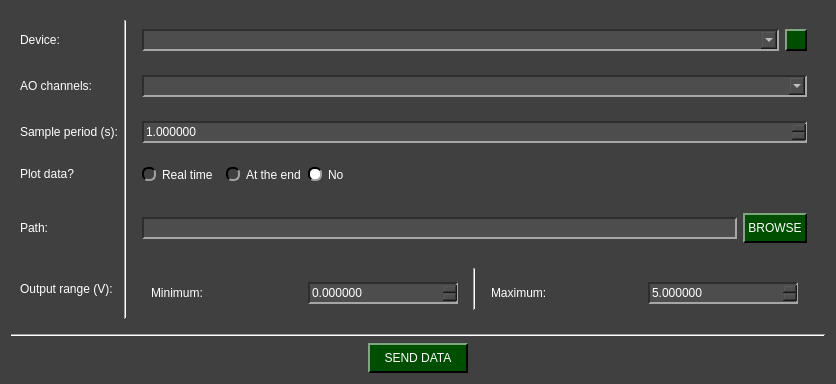
<?xml version="1.0" encoding="UTF-8"?>
<ui version="4.0">
 <class>NIDAQ_SendData_W</class>
 <widget class="QWidget" name="NIDAQ_SendData_W">
  <property name="geometry">
   <rect>
    <x>0</x>
    <y>0</y>
    <width>836</width>
    <height>384</height>
   </rect>
  </property>
  <property name="windowTitle">
   <string>Form</string>
  </property>
  <property name="styleSheet">
   <string notr="true">QComboBox QAbstractItemView {
    background-color: rgb(77, 77, 77);
}

QComboBox QAbstractItemView::item:focus{
    background-color: rgb(140, 140, 140);
}

QDoubleSpinBox{
	background-color: rgb(77, 77, 77);
	
	border-top: 1.5px solid rgb(46, 46, 46);
	border-left: 1.5px solid rgb(46, 46, 46);

	border-bottom: 1.5px solid rgb(166, 166, 166);
	border-right: 1.5px solid rgb(166, 166, 166);
}

QDoubleSpinBox::up-button{
    image: url(:/imgs/imgs/drop_up_arrow.png);
	width: 11px;

	background-color: rgb(0, 79, 0);
	border-top: 1.5px solid rgb(127, 167, 127);
	border-left: 1.5px solid rgb(127, 167, 127);

	border-bottom: 1.5px solid rgb(0, 0, 0);
	border-right: 1.5px solid rgb(0, 0, 0);
}

QDoubleSpinBox::up-button:pressed{
	border: 2px solid rgb(255, 255, 255);
}

QDoubleSpinBox::up-button:hover{
	background-color: rgb(0, 50, 0);
}

QDoubleSpinBox::down-button{
    image: url(:/imgs/imgs/drop_down_arrow.png);
	width: 11px;

	background-color: rgb(0, 79, 0);
	border-top: 1.5px solid rgb(127, 167, 127);
	border-left: 1.5px solid rgb(127, 167, 127);

	border-bottom: 1.5px solid rgb(0, 0, 0);
	border-right: 1.5px solid rgb(0, 0, 0);
}

QDoubleSpinBox::down-button:pressed{
	border: 2px solid rgb(255, 255, 255);
}

QDoubleSpinBox::down-button:hover{
	background-color: rgb(0, 50, 0);
}

QWidget#NIDAQ_SendData_W{
	background-color: rgb(64, 64, 64);
}

QWidget{
	color: rgb(255, 255, 255);
}

QComboBox{
	background-color: rgb(77, 77, 77);
	
	border-top: 1.5px solid rgb(46, 46, 46);
	border-left: 1.5px solid rgb(46, 46, 46);

	border-bottom: 1.5px solid rgb(166, 166, 166);
	border-right: 1.5px solid rgb(166, 166, 166);
}


QComboBox::drop-down{
	image: url(:/imgs/imgs/drop_down_arrow.png);
	width: 11px;

	background-color: rgb(0, 79, 0);
	border-top: 2px solid rgb(127, 167, 127);
	border-left: 2px solid rgb(127, 167, 127);

	border-bottom: 2px solid rgb(0, 0, 0);
	border-right: 2px solid rgb(0, 0, 0);
}

QComboBox::drop-down:hover{
	background-color: rgb(0, 50, 0);
}

QComboBox::drop-down:pressed{
	border: 2px solid rgb(255, 255, 255);
}

QPushButton{
	background-color: rgb(0, 79, 0);

	border-top: 1.5px solid rgb(127, 167, 127);
	border-left: 1.5px solid rgb(127, 167, 127);

	border-bottom: 1.5px solid rgb(0, 0, 0);
	border-right: 1.5px solid rgb(0, 0, 0);

	
	font: 12pt &quot;Helvetica&quot;;
	text-align:center;
}

QWidget{
	font: 12pt &quot;Helvetica&quot;;
}

QPushButton:hover{
	background-color: rgb(0, 50, 0);
}

QPushButton:pressed{
	border: 2px solid rgb(255, 255, 255);
}

QLineEdit{
	background-color: rgb(77, 77, 77);
	border-top: 1.5px solid rgb(46, 46, 46);
	border-left: 1.5px solid rgb(46, 46, 46);

	border-bottom: 1.5px solid rgb(166, 166, 166);
	border-right: 1.5px solid rgb(166, 166, 166);
}

QRadioButton::indicator{
	border-radius: 6px;
	border-top: 1.5px solid rgb(0, 0, 0);
	border-left: 1.5px solid rgb(0, 0, 0);

	border-bottom: 1.5px solid rgb(160, 160, 160);
	border-right: 1.5px solid rgb(160, 160, 160);
}

QRadioButton::indicator::checked{
	background-color: white;
}

QRadioButton::indicator::unchecked:hover{
	background-color: #9F9F9F;
}

QRadioButton::indicator::pressed{
	border: 1.5px solid #505050
}

QPushButton#reload_devices{
	image: url(:/imgs/imgs/reload.png);
	width: 11px;
	background-color: rgb(0, 79, 0);

	border-top: 1.5px solid rgb(127, 167, 127);
	border-left: 1.5px solid rgb(127, 167, 127);

	border-bottom: 1.5px solid rgb(0, 0, 0);
	border-right: 1.5px solid rgb(0, 0, 0);

	
	font: 12pt &quot;Helvetica&quot;;
	text-align:center;
}

QPushButton#reload_devices:hover{
	background-color: rgb(0, 50, 0);
}

QPushButton#reload_devices:pressed{
	border: 2px solid rgb(255, 255, 255);
}
</string>
  </property>
  <layout class="QGridLayout" name="gridLayout_2">
   <item row="0" column="0">
    <widget class="QWidget" name="widget" native="true">
     <layout class="QGridLayout" name="gridLayout">
      <item row="0" column="2">
       <widget class="QWidget" name="widget_2" native="true">
        <layout class="QGridLayout" name="gridLayout_3">
         <item row="0" column="0">
          <widget class="QComboBox" name="device_combo">
           <property name="minimumSize">
            <size>
             <width>0</width>
             <height>22</height>
            </size>
           </property>
           <property name="maximumSize">
            <size>
             <width>16777215</width>
             <height>22</height>
            </size>
           </property>
          </widget>
         </item>
         <item row="0" column="1">
          <widget class="QPushButton" name="reload_devices">
           <property name="minimumSize">
            <size>
             <width>22</width>
             <height>22</height>
            </size>
           </property>
           <property name="maximumSize">
            <size>
             <width>22</width>
             <height>22</height>
            </size>
           </property>
           <property name="text">
            <string/>
           </property>
          </widget>
         </item>
        </layout>
       </widget>
      </item>
      <item row="1" column="0">
       <widget class="QLabel" name="label_2">
        <property name="minimumSize">
         <size>
          <width>0</width>
          <height>30</height>
         </size>
        </property>
        <property name="maximumSize">
         <size>
          <width>16777215</width>
          <height>30</height>
         </size>
        </property>
        <property name="text">
         <string>AO channels:</string>
        </property>
       </widget>
      </item>
      <item row="1" column="2">
       <widget class="QWidget" name="widget_3" native="true">
        <layout class="QGridLayout" name="gridLayout_4">
         <item row="0" column="0">
          <widget class="QComboBox" name="channel_combo">
           <property name="minimumSize">
            <size>
             <width>0</width>
             <height>22</height>
            </size>
           </property>
           <property name="maximumSize">
            <size>
             <width>16777215</width>
             <height>22</height>
            </size>
           </property>
          </widget>
         </item>
        </layout>
       </widget>
      </item>
      <item row="3" column="2" alignment="Qt::AlignmentFlag::AlignLeft">
       <widget class="QWidget" name="widget_7" native="true">
        <layout class="QHBoxLayout" name="horizontalLayout">
         <item>
          <widget class="QRadioButton" name="yes_rt_plot_radio">
           <property name="text">
            <string>Real time</string>
           </property>
           <property name="checked">
            <bool>false</bool>
           </property>
           <attribute name="buttonGroup">
            <string notr="true">plot_radio_group</string>
           </attribute>
          </widget>
         </item>
         <item>
          <widget class="QLabel" name="label_warning">
           <property name="toolTip">
            <string>&lt;html&gt;&lt;head/&gt;&lt;body&gt;&lt;p&gt;&lt;span style=&quot; font-size:16pt;&quot;&gt;Selecting Real Time may reduce your acquisition performance if you need to collect data at high frequencies ( sample period &amp;lt; 0.05 s ). We suggest plotting at the end of the acquisition if you don't want to be affected.&lt;/span&gt;&lt;/p&gt;&lt;/body&gt;&lt;/html&gt;</string>
           </property>
           <property name="text">
            <string>&lt;html&gt;&lt;head/&gt;&lt;body&gt;&lt;p&gt;&lt;img src=&quot;:/imgs/imgs/Warning_logo.png&quot;/&gt;&lt;/p&gt;&lt;/body&gt;&lt;/html&gt;</string>
           </property>
          </widget>
         </item>
         <item>
          <widget class="QRadioButton" name="yes_ate_plot_radio">
           <property name="text">
            <string>At the end</string>
           </property>
           <attribute name="buttonGroup">
            <string notr="true">plot_radio_group</string>
           </attribute>
          </widget>
         </item>
         <item>
          <widget class="QRadioButton" name="no_plot_radio">
           <property name="text">
            <string>No</string>
           </property>
           <property name="checked">
            <bool>true</bool>
           </property>
           <attribute name="buttonGroup">
            <string notr="true">plot_radio_group</string>
           </attribute>
          </widget>
         </item>
        </layout>
       </widget>
      </item>
      <item row="5" column="2">
       <widget class="QWidget" name="widget_9" native="true">
        <property name="minimumSize">
         <size>
          <width>0</width>
          <height>50</height>
         </size>
        </property>
        <property name="maximumSize">
         <size>
          <width>16777215</width>
          <height>50</height>
         </size>
        </property>
        <layout class="QHBoxLayout" name="horizontalLayout_3">
         <item alignment="Qt::AlignmentFlag::AlignVCenter">
          <widget class="QLineEdit" name="path_line_edit">
           <property name="minimumSize">
            <size>
             <width>0</width>
             <height>22</height>
            </size>
           </property>
           <property name="maximumSize">
            <size>
             <width>16777215</width>
             <height>22</height>
            </size>
           </property>
          </widget>
         </item>
         <item alignment="Qt::AlignmentFlag::AlignVCenter">
          <widget class="QPushButton" name="path_folder_browse">
           <property name="minimumSize">
            <size>
             <width>0</width>
             <height>30</height>
            </size>
           </property>
           <property name="maximumSize">
            <size>
             <width>16777215</width>
             <height>30</height>
            </size>
           </property>
           <property name="text">
            <string> BROWSE </string>
           </property>
          </widget>
         </item>
        </layout>
       </widget>
      </item>
      <item row="0" column="0">
       <widget class="QLabel" name="label">
        <property name="minimumSize">
         <size>
          <width>0</width>
          <height>30</height>
         </size>
        </property>
        <property name="maximumSize">
         <size>
          <width>16777215</width>
          <height>30</height>
         </size>
        </property>
        <property name="text">
         <string>Device:</string>
        </property>
       </widget>
      </item>
      <item row="5" column="0" alignment="Qt::AlignmentFlag::AlignVCenter">
       <widget class="QLabel" name="label_8">
        <property name="minimumSize">
         <size>
          <width>0</width>
          <height>30</height>
         </size>
        </property>
        <property name="maximumSize">
         <size>
          <width>16777215</width>
          <height>30</height>
         </size>
        </property>
        <property name="text">
         <string>Path:</string>
        </property>
       </widget>
      </item>
      <item row="2" column="2">
       <widget class="QWidget" name="widget_5" native="true">
        <layout class="QGridLayout" name="gridLayout_6">
         <item row="0" column="0">
          <widget class="QDoubleSpinBox" name="Ts_in">
           <property name="minimumSize">
            <size>
             <width>0</width>
             <height>22</height>
            </size>
           </property>
           <property name="maximumSize">
            <size>
             <width>16777215</width>
             <height>22</height>
            </size>
           </property>
           <property name="decimals">
            <number>6</number>
           </property>
           <property name="maximum">
            <double>999999999999.000000000000000</double>
           </property>
           <property name="singleStep">
            <double>0.010000000000000</double>
           </property>
           <property name="stepType">
            <enum>QAbstractSpinBox::StepType::AdaptiveDecimalStepType</enum>
           </property>
           <property name="value">
            <double>1.000000000000000</double>
           </property>
          </widget>
         </item>
        </layout>
       </widget>
      </item>
      <item row="2" column="0">
       <widget class="QLabel" name="label_4">
        <property name="minimumSize">
         <size>
          <width>0</width>
          <height>30</height>
         </size>
        </property>
        <property name="maximumSize">
         <size>
          <width>16777215</width>
          <height>30</height>
         </size>
        </property>
        <property name="text">
         <string>Sample period (s):</string>
        </property>
       </widget>
      </item>
      <item row="0" column="1" rowspan="7">
       <widget class="Line" name="line">
        <property name="orientation">
         <enum>Qt::Orientation::Vertical</enum>
        </property>
       </widget>
      </item>
      <item row="3" column="0">
       <widget class="QLabel" name="label_6">
        <property name="minimumSize">
         <size>
          <width>0</width>
          <height>30</height>
         </size>
        </property>
        <property name="maximumSize">
         <size>
          <width>16777215</width>
          <height>30</height>
         </size>
        </property>
        <property name="text">
         <string>Plot data?</string>
        </property>
       </widget>
      </item>
      <item row="6" column="0">
       <widget class="QLabel" name="label_3">
        <property name="minimumSize">
         <size>
          <width>0</width>
          <height>30</height>
         </size>
        </property>
        <property name="maximumSize">
         <size>
          <width>16777215</width>
          <height>30</height>
         </size>
        </property>
        <property name="text">
         <string>Output range (V):</string>
        </property>
       </widget>
      </item>
      <item row="6" column="2" alignment="Qt::AlignmentFlag::AlignTop">
       <widget class="QWidget" name="widget_4" native="true">
        <property name="minimumSize">
         <size>
          <width>0</width>
          <height>60</height>
         </size>
        </property>
        <property name="maximumSize">
         <size>
          <width>16777215</width>
          <height>60</height>
         </size>
        </property>
        <layout class="QGridLayout" name="gridLayout_7">
         <item row="0" column="0">
          <widget class="QWidget" name="widget_6" native="true">
           <property name="minimumSize">
            <size>
             <width>0</width>
             <height>50</height>
            </size>
           </property>
           <property name="maximumSize">
            <size>
             <width>16777215</width>
             <height>50</height>
            </size>
           </property>
           <layout class="QGridLayout" name="gridLayout_5">
            <item row="0" column="0">
             <widget class="QLabel" name="label_5">
              <property name="text">
               <string>Minimum:</string>
              </property>
             </widget>
            </item>
            <item row="0" column="1">
             <widget class="QDoubleSpinBox" name="out_range_min_in">
              <property name="minimumSize">
               <size>
                <width>0</width>
                <height>22</height>
               </size>
              </property>
              <property name="maximumSize">
               <size>
                <width>16777215</width>
                <height>22</height>
               </size>
              </property>
              <property name="decimals">
               <number>6</number>
              </property>
              <property name="minimum">
               <double>0.000000000000000</double>
              </property>
              <property name="maximum">
               <double>999999999999.000000000000000</double>
              </property>
              <property name="singleStep">
               <double>0.010000000000000</double>
              </property>
              <property name="stepType">
               <enum>QAbstractSpinBox::StepType::AdaptiveDecimalStepType</enum>
              </property>
             </widget>
            </item>
           </layout>
          </widget>
         </item>
         <item row="0" column="2">
          <widget class="QWidget" name="widget_8" native="true">
           <property name="minimumSize">
            <size>
             <width>0</width>
             <height>50</height>
            </size>
           </property>
           <property name="maximumSize">
            <size>
             <width>16777215</width>
             <height>50</height>
            </size>
           </property>
           <layout class="QGridLayout" name="gridLayout_8">
            <item row="0" column="0">
             <widget class="QLabel" name="label_7">
              <property name="text">
               <string>Maximum:</string>
              </property>
             </widget>
            </item>
            <item row="0" column="1">
             <widget class="QDoubleSpinBox" name="out_range_max_in">
              <property name="minimumSize">
               <size>
                <width>0</width>
                <height>22</height>
               </size>
              </property>
              <property name="maximumSize">
               <size>
                <width>16777215</width>
                <height>22</height>
               </size>
              </property>
              <property name="decimals">
               <number>6</number>
              </property>
              <property name="maximum">
               <double>999999999999.000000000000000</double>
              </property>
              <property name="singleStep">
               <double>0.010000000000000</double>
              </property>
              <property name="stepType">
               <enum>QAbstractSpinBox::StepType::AdaptiveDecimalStepType</enum>
              </property>
              <property name="value">
               <double>5.000000000000000</double>
              </property>
             </widget>
            </item>
           </layout>
          </widget>
         </item>
         <item row="0" column="1">
          <widget class="Line" name="line_2">
           <property name="orientation">
            <enum>Qt::Orientation::Vertical</enum>
           </property>
          </widget>
         </item>
        </layout>
       </widget>
      </item>
     </layout>
    </widget>
   </item>
   <item row="1" column="0">
    <widget class="Line" name="line_3">
     <property name="orientation">
      <enum>Qt::Orientation::Horizontal</enum>
     </property>
    </widget>
   </item>
   <item row="2" column="0" alignment="Qt::AlignmentFlag::AlignHCenter">
    <widget class="QPushButton" name="start_send_data">
     <property name="minimumSize">
      <size>
       <width>100</width>
       <height>30</height>
      </size>
     </property>
     <property name="maximumSize">
      <size>
       <width>16777215</width>
       <height>30</height>
      </size>
     </property>
     <property name="text">
      <string>SEND DATA</string>
     </property>
    </widget>
   </item>
  </layout>
 </widget>
 <resources>
  <include location="resources_1.qrc"/>
 </resources>
 <connections/>
 <buttongroups>
  <buttongroup name="plot_radio_group"/>
 </buttongroups>
</ui>
